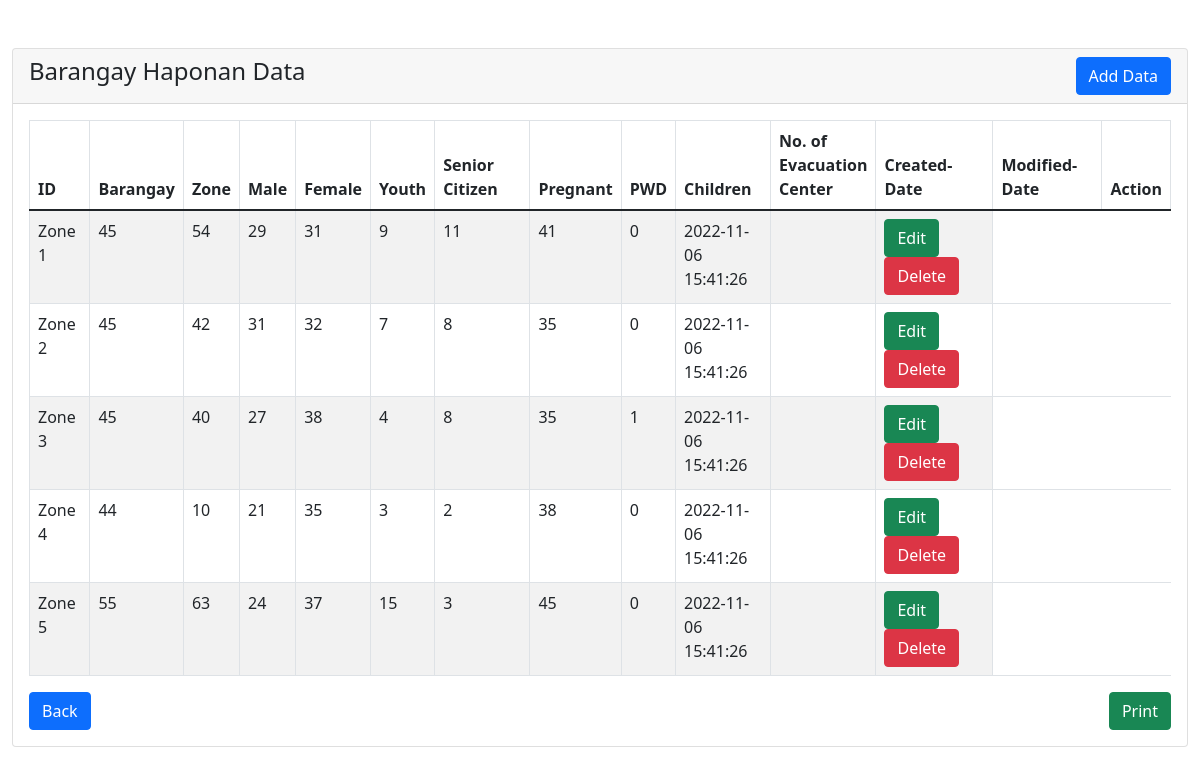
/admin/barangay-statistics/haponan/haponan-tbl.php (signed in), run on the app's committed database.
### tables this page shows
CREATE TABLE `barangay_data` (
  `id` int(10) NOT NULL,
  `barangay_name` varchar(50) NOT NULL,
  `zone` varchar(15) NOT NULL,
  `male` int(11) NOT NULL,
  `female` int(11) NOT NULL,
  `youth` int(11) NOT NULL,
  `senior_citizen` int(11) NOT NULL,
  `pregnant` int(11) NOT NULL,
  `pwd` int(11) NOT NULL,
  `children` int(11) NOT NULL,
  `no_evacuations` int(11) NOT NULL,
  `created_date` timestamp NULL DEFAULT current_timestamp(),
  `modified_date` timestamp NULL DEFAULT NULL ON UPDATE current_timestamp()
);

### admin/barangay-statistics/haponan/haponan-tbl.php (the view, shortened to what this page needs)
<?php
require '../../dbconfig.php';
?>
<!doctype html>
<html lang="en">
  <head>
    <link rel="stylesheet" type="text/css" href="../style-print.css" media="print" >
    <link href="https://cdn.jsdelivr.net/npm/bootstrap@5.1.3/dist/css/bootstrap.min.css" rel="stylesheet">
</head>
<body>
    <div class="container-fluid mt-5">
        <div class="row">
            <div class="col-md-12">
                <div class="card">
                    <div class="card-header">
                        <h4>Barangay Haponan Data
                            <a href="add-data.php" class="btn btn-primary float-end" id="print-btn">Add Data</a>
                        </h4>
                    </div>
                    <div class="card-body">
                        <table class="table table-bordered table-striped">
                            <thead>
                                <tr>
                                    <th>ID</th>
                                    <th>Barangay</th>
                                    <th>Zone</th>
                                    <th>Male</th>
                                    <th>Female</th>
                                    <th>Youth</th>
                                    <th>Senior Citizen</th>
                                    <th>Pregnant</th>
                                    <th>PWD</th>
                                    <th>Children</th>
                                    <th>No. of Evacuation Center</th>
                                    <th id="print-btn">Created-Date</th>
                                    <th id="print-btn">Modified-Date</th>
                                    <th id="print-btn">Action</th>
                                </tr>
                            </thead>
                            <tbody>
                                <?php
                                    $query = "SELECT * FROM barangay_data WHERE barangay_name='Haponan'";
                                    $query_run = mysqli_query($con, $query);
                                    if(mysqli_num_rows($query_run) > 0)
                                    {
                                        foreach($query_run as $haponan)
                                        {
                                            ?>
                                            <tr>
                                                <td><?= $haponan['zone']; ?></td>
                                                <td><?= $haponan['male']; ?></td>
                                                <td><?= $haponan['female']; ?></td>
                                                <td><?= $haponan['youth']; ?></td>
                                                <td><?= $haponan['senior_citizen']; ?></td>
                                                <td><?= $haponan['pregnant']; ?></td>
                                                <td><?= $haponan['pwd']; ?></td>
                                                <td><?= $haponan['children']; ?></td>
                                                <td><?= $haponan['no_evacuations']; ?></td>
                                                <td id="print-btn" class="col-md-1"><?= $haponan['created_date']; ?></td>
                                                <td id="print-btn" class="col-md-1"><?= $haponan['modified_date']; ?></td>
                                                <td id="print-btn"  class="col-md-1.1">
                                                    <a href="edit-data.php?id=<?= $haponan['id']; ?>" class="btn btn-success btn">Edit</a>
                                                    <button type="button" class="btn btn-danger btn deletebtn">Delete</button>
                                                </td>
                                            </tr>
                                            <?php
                                        }
                                    }
                                    else
                                    {
                                        echo "<h5> No Record Found </h5>";
                                    }
                                ?>
                            </tbody>
                        </table>
                        <a href="../barangay-statistics.php" class="btn btn-primary float-start" id="print-btn">Back</a>
                        <button onclick="window.print()" class="btn btn-success float-end" id="print-btn">  Print  </button>
                    </div>
                </div>
            </div>
        </div>
    </div>
</body>
</html>

### admin/barangay-statistics/style-print.css (style rules this page uses)
#print-btn { display: none; visibility: none; }

### data on the page
barangay_data: zone "Zone 1", male "45", female "54", youth "29", senior_citizen "31", pregnant "9", pwd "11", children "41", no_evacuations "0", created_date "2022-11-06 15:41:26"
barangay_data: zone "Zone 2", male "45", female "42", youth "31", senior_citizen "32", pregnant "7", pwd "8", children "35", no_evacuations "0", created_date "2022-11-06 15:41:26"
barangay_data: zone "Zone 3", male "45", female "40", youth "27", senior_citizen "38", pregnant "4", pwd "8", children "35", no_evacuations "1", created_date "2022-11-06 15:41:26"
barangay_data: zone "Zone 4", male "44", female "10", youth "21", senior_citizen "35", pregnant "3", pwd "2", children "38", no_evacuations "0", created_date "2022-11-06 15:41:26"
barangay_data: zone "Zone 5", male "55", female "63", youth "24", senior_citizen "37", pregnant "15", pwd "3", children "45", no_evacuations "0", created_date "2022-11-06 15:41:26"
